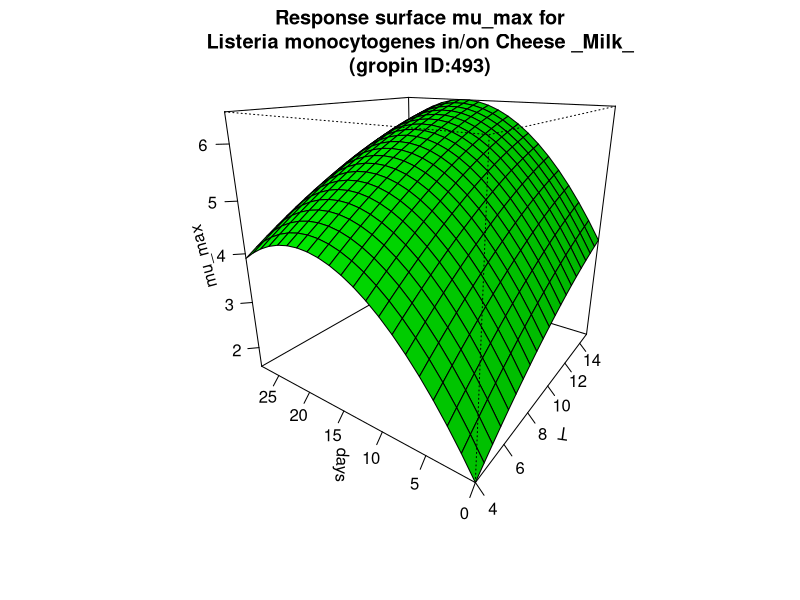

Reproduce this figure in R.
#############################
# start of Parameter script
#############################
T <- seq(3.996003996004,15.015,length.out=21)
days <- seq(0,28.028,length.out=21)
#############################
# end of Parameter script
#############################
############################# 
# start of Model script Gropin ID 493 
#############################
 
# constant coefficients for this model
 
variables <- data.frame(T,days)
argumentsPar <- expand.grid(variables)
 
# heart of the model
response_surface <- function(T,days) {
   mumax <-0.247+0.297*days+0.363*T-0.0075*(days^2)-0.00832*(T^2)-0.000796*T*days

return(mumax=mumax)
} 

# output parameters
mumax <- cbind(argumentsPar,response_surface(argumentsPar['T'],argumentsPar['days']))
colnames(mumax) <- c(colnames(argumentsPar),'mumax')
#############################
# End of Model script
#############################
############################# 
# start of Visualisation script Gropin ID 493 
#############################
persp(T,days,matrix(unlist(mumax$mumax),nrow=21),col = 'green',xlab='T',ylab='days',zlab='mu_max',main='Response surface mu_max for
Listeria monocytogenes in/on Cheese _Milk_
(gropin ID:493)',theta=305,phi=20,shade=0.25,ticktype = 'detailed')
#############################
# End of Visualisation script
#############################
